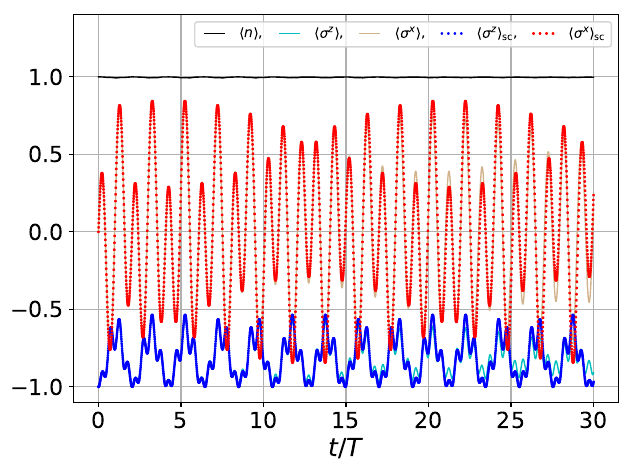

Generate this figure with Python:
########################################################################################
#                                   example 3                                          #
#    In this example we show how to use the photon_basis class to study spin chains    #
#    coupled to a single photon mode. To demonstrate this we simulate a single spin    #
#    and show how the semi-classical limit emerges in the limit that the number of     #
#    photons goes to infinity.                                                         #
########################################################################################
from quspin.basis import spin_basis_1d,photon_basis # Hilbert space bases
from quspin.operators import hamiltonian # Hamiltonian and observables
from quspin.tools.measurements import obs_vs_time # t_dep measurements
from quspin.tools.Floquet import Floquet,Floquet_t_vec # Floquet Hamiltonian
from quspin.basis.photon import coherent_state # HO coherent state
import numpy as np # generic math functions
#
##### define model parameters #####
Nph_tot=60 # maximum photon occupation 
Nph=Nph_tot/2 # mean number of photons in initial coherent state
Omega=3.5 # drive frequency
A=0.8 # spin-photon coupling strength (drive amplitude)
Delta=1.0 # difference between atom energy levels
#
##### set up photon-atom Hamiltonian #####
# define operator site-coupling lists
ph_energy=[[Omega]] # photon energy
at_energy=[[Delta,0]] # atom energy
absorb=[[A/(2.0*np.sqrt(Nph)),0]] # absorption term	
emit=[[A/(2.0*np.sqrt(Nph)),0]] # emission term
# define static and dynamics lists
static=[["|n",ph_energy],["x|-",absorb],["x|+",emit],["z|",at_energy]]
dynamic=[]
# compute atom-photon basis
basis=photon_basis(spin_basis_1d,L=1,Nph=Nph_tot)
# compute atom-photon Hamiltonian H
H=hamiltonian(static,dynamic,dtype=np.float64,basis=basis)
#
##### set up semi-classical Hamiltonian #####
# define operators
dipole_op=[[A,0]]
# define periodic drive and its parameters
def drive(t,Omega):
	return np.cos(Omega*t)
drive_args=[Omega]
# define semi-classical static and dynamic lists
static_sc=[["z",at_energy]]
dynamic_sc=[["x",dipole_op,drive,drive_args]]
# compute semi-classical basis
basis_sc=spin_basis_1d(L=1)
# compute semi-classical Hamiltonian H_{sc}(t)
H_sc=hamiltonian(static_sc,dynamic_sc,dtype=np.float64,basis=basis_sc)
#
##### define initial state #####
# define atom ground state
#psi_at_i=np.array([1.0,0.0]) # spin-down eigenstate of \sigma^z in QuSpin 0.2.3 or older
psi_at_i=np.array([0.0,1.0])  # spin-down eigenstate of \sigma^z in QuSpin 0.2.6 or newer
# define photon coherent state with mean photon number Nph
psi_ph_i=coherent_state(np.sqrt(Nph),Nph_tot+1)
# compute atom-photon initial state as a tensor product
psi_i=np.kron(psi_at_i,psi_ph_i)
#
##### calculate time evolution #####
# define time vector over 30 driving cycles with 100 points per period
t=Floquet_t_vec(Omega,30) # t.i = initial time, t.T = driving period
# evolve atom-photon state with Hamiltonian H
psi_t=H.evolve(psi_i,t.i,t.vals,iterate=True,rtol=1E-9,atol=1E-9) 
# evolve atom GS with semi-classical Hamiltonian H_sc
psi_sc_t=H_sc.evolve(psi_at_i,t.i,t.vals,iterate=True,rtol=1E-9,atol=1E-9)
#
##### define observables #####
# define observables parameters
obs_args={"basis":basis,"check_herm":False,"check_symm":False}
obs_args_sc={"basis":basis_sc,"check_herm":False,"check_symm":False}
# in atom-photon Hilbert space
n=hamiltonian([["|n", [[1.0  ]] ]],[],dtype=np.float64,**obs_args)
sz=hamiltonian([["z|",[[1.0,0]] ]],[],dtype=np.float64,**obs_args)
sy=hamiltonian([["y|",	[[1.0,0]] ]],[],dtype=np.complex128,**obs_args)
# in the semi-classical Hilbert space
sz_sc=hamiltonian([["z",[[1.0,0]] ]],[],dtype=np.float64,**obs_args_sc)
sy_sc=hamiltonian([["y",[[1.0,0]] ]],[],dtype=np.complex128,**obs_args_sc)
#
##### calculate expectation values #####
# in atom-photon Hilbert space
Obs_t = obs_vs_time(psi_t,t.vals,{"n":n,"sz":sz,"sy":sy})
O_n, O_sz, O_sy = Obs_t["n"], Obs_t["sz"], Obs_t["sy"]
# in the semi-classical Hilbert space
Obs_sc_t = obs_vs_time(psi_sc_t,t.vals,{"sz_sc":sz_sc,"sy_sc":sy_sc})
O_sz_sc, O_sy_sc = Obs_sc_t["sz_sc"], Obs_sc_t["sy_sc"]
##### plot results #####
import matplotlib.pyplot as plt
import pylab
# define legend labels
str_n = "$\\langle n\\rangle,$"
str_z = "$\\langle\\sigma^z\\rangle,$"
str_x = "$\\langle\\sigma^x\\rangle,$"
str_z_sc = "$\\langle\\sigma^z\\rangle_\\mathrm{sc},$"
str_x_sc = "$\\langle\\sigma^x\\rangle_\\mathrm{sc}$"
# plot spin-photon data
fig = plt.figure()
plt.plot(t.vals/t.T,O_n/Nph,"k",linewidth=1,label=str_n)
plt.plot(t.vals/t.T,O_sz,"c",linewidth=1,label=str_z)
plt.plot(t.vals/t.T,O_sy,"tan",linewidth=1,label=str_x)
# plot semi-classical data
plt.plot(t.vals/t.T,O_sz_sc,"b.",marker=".",markersize=1.8,label=str_z_sc)
plt.plot(t.vals/t.T,O_sy_sc,"r.",marker=".",markersize=2.0,label=str_x_sc)
# label axes
plt.xlabel("$t/T$",fontsize=18)
# set y axis limits
plt.ylim([-1.1,1.4])
# display legend horizontally
plt.legend(loc="upper right",ncol=5,columnspacing=0.6,numpoints=4)
# update axis font size
plt.tick_params(labelsize=16)
# turn on grid
plt.grid(True)
# save figure
fig.savefig('example3.pdf', bbox_inches='tight')
# show plot
plt.show()